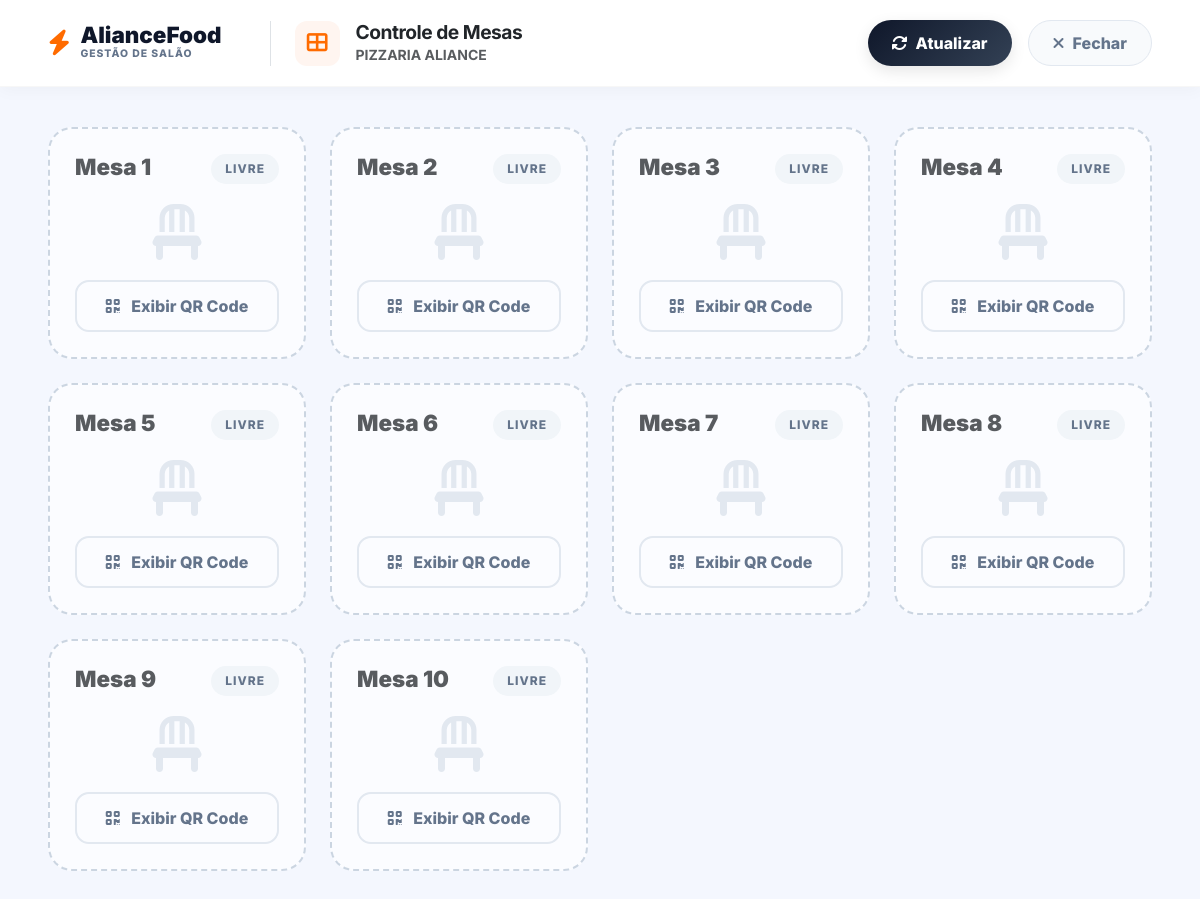
Page /mesas/ (signed in) on the committed database.
### core/models.py (models this page shows, shortened)
class Restaurante(models.Model):
    dono = models.OneToOneField(User, on_delete=models.CASCADE, related_name='restaurante_saas')
    nome = models.CharField(max_length=100, verbose_name="Nome do Restaurante")
    slug = models.SlugField(unique=True, help_text="Nome na URL. Ex: salgadinho-lanches")
    telefone = models.CharField(max_length=20, blank=True, null=True, verbose_name="WhatsApp")
    endereco = models.TextField(blank=True, null=True, verbose_name="Endereço Físico")
    cep = models.CharField(max_length=15, blank=True, null=True, verbose_name="CEP")
    aberta = models.BooleanField(default=True, verbose_name="Botão de Pânico (Forçar Abertura/Fechamento)")
    tempo_entrega = models.CharField(max_length=50, default="30-45 min", blank=True, null=True, verbose_name="Previsão de Entrega")
    horario_abertura = models.TimeField(default=datetime.time(18, 0), verbose_name="Abre às")
    horario_fechamento = models.TimeField(default=datetime.time(0, 0), verbose_name="Fecha às")
    mensagem_fechado = models.CharField(max_length=200, default="Estamos fechados no momento. Voltamos às 18h!", verbose_name="Aviso de Loja Fechada")
    abre_segunda = models.BooleanField("Abre Segunda", default=True)
    abre_terca = models.BooleanField("Abre Terça", default=True)
    abre_quarta = models.BooleanField("Abre Quarta", default=True)
    abre_quinta = models.BooleanField("Abre Quinta", default=True)
    abre_sexta = models.BooleanField("Abre Sexta", default=True)
    abre_sabado = models.BooleanField("Abre Sábado", default=True)
    abre_domingo = models.BooleanField("Abre Domingo", default=True)
    logo = models.ImageField(upload_to='logos_restaurantes/', null=True, blank=True, verbose_name="Logótipo da Loja")
    cor_principal = models.CharField(max_length=7, default="#FF6B00", verbose_name="Cor Principal (HEX)")
    mp_access_token = models.CharField(max_length=255, blank=True, null=True, verbose_name="Token Mercado Pago")
    ultramsg_instance = models.CharField(max_length=100, blank=True, null=True, verbose_name="ID Instância UltraMsg")
    ultramsg_token = models.CharField(max_length=100, blank=True, null=True, verbose_name="Token UltraMsg")
    lat_padrao = models.CharField(max_length=50, default='-22.7561', verbose_name="Latitude da Loja")
    lng_padrao = models.CharField(max_length=50, default='-43.4607', verbose_name="Longitude da Loja")
    criado_em = models.DateTimeField(auto_now_add=True)
    STATUS_ASSINATURA = (
        ('TRIAL', 'Período de Teste (Grátis)'),
        ('ATIVO', 'Assinatura Ativa'),
        ('VENCIDO', 'Pagamento Atrasado (Bloqueado)'),
    )
    status_assinatura = models.CharField(max_length=20, choices=STATUS_ASSINATURA, default='TRIAL', verbose_name="Status do Plano")
    vencimento_assinatura = models.DateField(null=True, blank=True, verbose_name="Vencimento da Mensalidade")
    valor_mensalidade = models.DecimalField(max_digits=10, decimal_places=2, default=149.90, verbose_name="Valor do Plano (R$)")
    class Meta:
        verbose_name = "Restaurante (Loja)"
        verbose_name_plural = "Restaurantes (Lojas)"

class Mesa(models.Model):
    restaurante = models.ForeignKey(Restaurante, on_delete=models.CASCADE)
    numero = models.IntegerField()
    qr_code = models.ImageField(upload_to='qrcodes/', blank=True)
    ocupada = models.BooleanField(default=False)
    class Meta:
        unique_together = ('restaurante', 'numero')

### core/views.py (the view)
# urls.py: path('mesas/', gerenciar_mesas, name='gerenciar_mesas'),
@login_required(login_url='/accounts/login/')
def gerenciar_mesas(request):
    restaurante = request.user.restaurante_saas
    if Mesa.objects.filter(restaurante=restaurante).count() == 0:
        for i in range(1, 11): Mesa.objects.create(numero=i, restaurante=restaurante)
    todas_mesas = Mesa.objects.filter(restaurante=restaurante).order_by('numero')
    mesas_status = []
    for mesa in todas_mesas:
        pedidos_abertos = Pedido.objects.filter(
            mesa=mesa,
            status__in=['NOVO', 'CONFIRMADO', 'PRONTO', 'EM_TRANSITO', 'ENTREGUE', 'AGUARDANDO_CAIXA']
        ).exclude(status='FINALIZADO')
        total = pedidos_abertos.aggregate(Sum('total'))['total__sum'] or 0
        mesas_status.append({'obj': mesa, 'ocupada': pedidos_abertos.exists(), 'total': total, 'pedidos': pedidos_abertos.count()})
    return render(request, 'core/mesas.html', {'mesas': mesas_status, 'restaurante': restaurante})

### core/templates/core/mesas.html (shortened to what this page needs)
{% load static %}
<!DOCTYPE html>
<html lang="pt-br">
<head>
    <link href="https://cdn.jsdelivr.net/npm/bootstrap@5.3.0/dist/css/bootstrap.min.css" rel="stylesheet">
    <link href="https://cdnjs.cloudflare.com/ajax/libs/font-awesome/6.4.0/css/all.min.css" rel="stylesheet">
</head>
<body>
    <header class="page-header">
        <div class="container-fluid px-4 px-xl-5 d-flex justify-content-between align-items-center">
            <div class="d-flex align-items-center gap-4">
                <a href="{% url 'dashboard' %}" class="brand-logo">
                    <i class="fas fa-bolt"></i>
                    <div>
                        <div style="line-height: 1;">AlianceFood</div>
                        <div style="font-size: 0.65rem; font-weight: 800; color: var(--text-muted); text-transform: uppercase; letter-spacing: 1px;">Gestão de Salão</div>
                    </div>
                </a>
                <div class="d-none d-md-flex align-items-center gap-3 ms-4 ps-4 border-start">
                    <div style="width: 45px; height: 45px; background: #FFF5F0; border-radius: 12px; display: flex; align-items: center; justify-content: center; font-size: 1.3rem; color: var(--primary);">
                        <i class="fas fa-th-large"></i>
                    </div>
                    <div>
                        <h4 class="fw-bold mb-0 text-dark" style="letter-spacing: -0.5px; font-size: 1.2rem;">Controle de Mesas</h4>
                        <p class="mb-0 text-muted small fw-bold text-uppercase">{{ restaurante.nome|default:"Minha Loja" }}</p>
                    </div>
                </div>
            </div>
            <div class="d-flex gap-3">
                <button class="btn-refresh" onclick="window.location.reload()">
                    <i class="fas fa-sync-alt"></i> <span class="d-none d-sm-inline">Atualizar</span>
                </button>
                <a href="{% url 'dashboard' %}" class="btn-voltar">
                    <i class="fas fa-times"></i> <span class="d-none d-sm-inline">Fechar</span>
                </a>
            </div>
        </div>
    </header>
    <div class="container-fluid px-4 px-xl-5">
        <div class="row g-4">
            {% for m in mesas %}
            <div class="col-xl-3 col-lg-4 col-md-6 col-sm-6">
                {% if m.ocupada %}
                    <div class="mesa-card mesa-ocupada">
                        <div class="d-flex justify-content-between align-items-start">
                            <h4 class="mesa-title">Mesa {{ m.obj.numero }}</h4>
                            <span class="status-ocupada"><div class="spinner-grow spinner-grow-sm me-1" style="width: 6px; height: 6px; animation-duration: 1.5s;" role="status"></div> Ocupada</span>
                        </div>
                        <div class="text-center mt-3">
                            <div class="mesa-total">R$ {{ m.total|floatformat:2 }}</div>
                            <div class="mesa-itens"><i class="fas fa-shopping-basket me-1"></i> {{ m.pedidos }} itens consumidos</div>
                        </div>
                        <button class="btn-cobrar" onclick="abrirCobranca({{ m.obj.numero }}, '{{ m.total }}')">
                            COBRAR MESA <i class="fas fa-arrow-right ms-1"></i>
                        </button>
                    </div>
                {% else %}
                    <div class="mesa-card mesa-livre">
                        <div class="d-flex justify-content-between align-items-start">
                            <h4 class="mesa-title text-muted">Mesa {{ m.obj.numero }}</h4>
                            <span class="status-livre">Livre</span>
                        </div>
                        <div class="text-center">
                            <i class="fas fa-chair icon-livre"></i>
                        </div>
                        <a href="{% url 'gerar_qrcode' m.obj.id %}" target="_blank" class="btn-qr text-center">
                            <i class="fas fa-qrcode me-2"></i> Exibir QR Code
                        </a>
                    </div>
                {% endif %}
            </div>
            {% endfor %}
        </div>
    </div>
</body>
</html>

### core/templates/core/mesas.html (style rules this page uses)
:root { --primary: #FF6B00; --primary-light: #FF9B4D; --text-dark: #0F172A; --text-muted: #64748B; --bg-app: #F4F7FE; --card-bg: #FFFFFF; --shadow-sm: 0 4px 15px rgba(0, 0, 0, 0.03); --shadow-md: 0 10px 30px rgba(0, 0, 0, 0.06); --shadow-hover: 0 15px 35px rgba(255, 107, 0, 0.15); --radius-lg: 24px; }
body { background-color: var(--bg-app); font-family: 'Inter', sans-serif; padding-bottom: 50px; margin: 0; }
.page-header { background: var(--card-bg); padding: 20px 0; margin-bottom: 40px; box-shadow: var(--shadow-sm); border-bottom: 1px solid rgba(0,0,0,0.03); position: sticky; top: 0; z-index: 1000; }
.brand-logo { font-weight: 900; font-size: 1.4rem; color: var(--text-dark); display: flex; align-items: center; gap: 10px; text-decoration: none; }
.brand-logo i { color: var(--primary); font-size: 1.6rem; }
.btn-voltar { background: #F8FAFC; color: var(--text-muted); font-weight: 800; border-radius: 50px; padding: 10px 24px; text-decoration: none; transition: 0.3s; border: 1px solid #E2E8F0; display: inline-flex; align-items: center; gap: 8px; }
.btn-refresh { background: linear-gradient(135deg, var(--text-dark), #334155); color: white; border: none; padding: 10px 24px; border-radius: 50px; font-weight: 800; transition: 0.3s; box-shadow: 0 5px 15px rgba(0,0,0,0.1); display: inline-flex; align-items: center; gap: 8px; }
.mesa-card { background: var(--card-bg); border-radius: var(--radius-lg); padding: 25px; display: flex; flex-direction: column; justify-content: space-between; height: 100%; transition: 0.4s cubic-bezier(0.175, 0.885, 0.32, 1.275); position: relative; overflow: hidden; }
.mesa-livre { border: 2px dashed #CBD5E1; background: rgba(255,255,255,0.6); box-shadow: none; }
.status-livre { background: #F1F5F9; color: var(--text-muted); padding: 6px 14px; border-radius: 50px; font-weight: 800; font-size: 0.75rem; text-transform: uppercase; letter-spacing: 1px; }
.icon-livre { font-size: 3.5rem; color: #E2E8F0; margin: 20px 0; transition: 0.3s; }
.mesa-title { font-size: 1.4rem; font-weight: 900; color: var(--text-dark); margin: 0; }
.btn-qr { background: transparent; color: var(--text-muted); border: 2px solid #E2E8F0; padding: 12px; border-radius: 14px; font-weight: 800; width: 100%; transition: 0.3s; text-decoration: none; display: block; }

### rows in the picture
Restaurante: nome "PIZZARIA ALIANCE"
Mesa: obj.numero "1"
Mesa: obj.numero "2"
Mesa: obj.numero "3"
Mesa: obj.numero "4"
Mesa: obj.numero "5"
Mesa: obj.numero "6"
Mesa: obj.numero "7"
Mesa: obj.numero "8"
Mesa: obj.numero "9"
Mesa: obj.numero "10"
